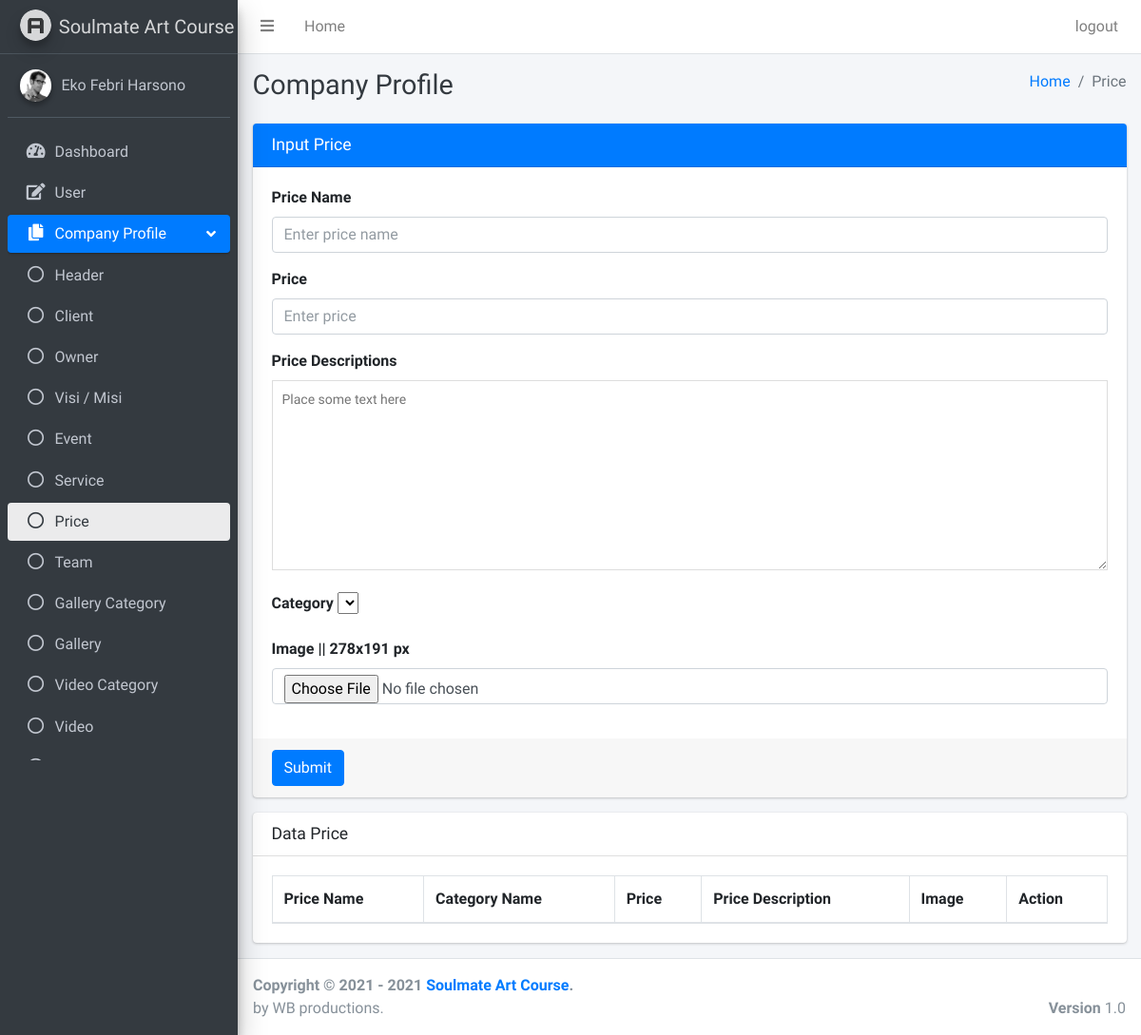
The page /pages/companyProfile/price.php (signed in) on the database as committed earlier.
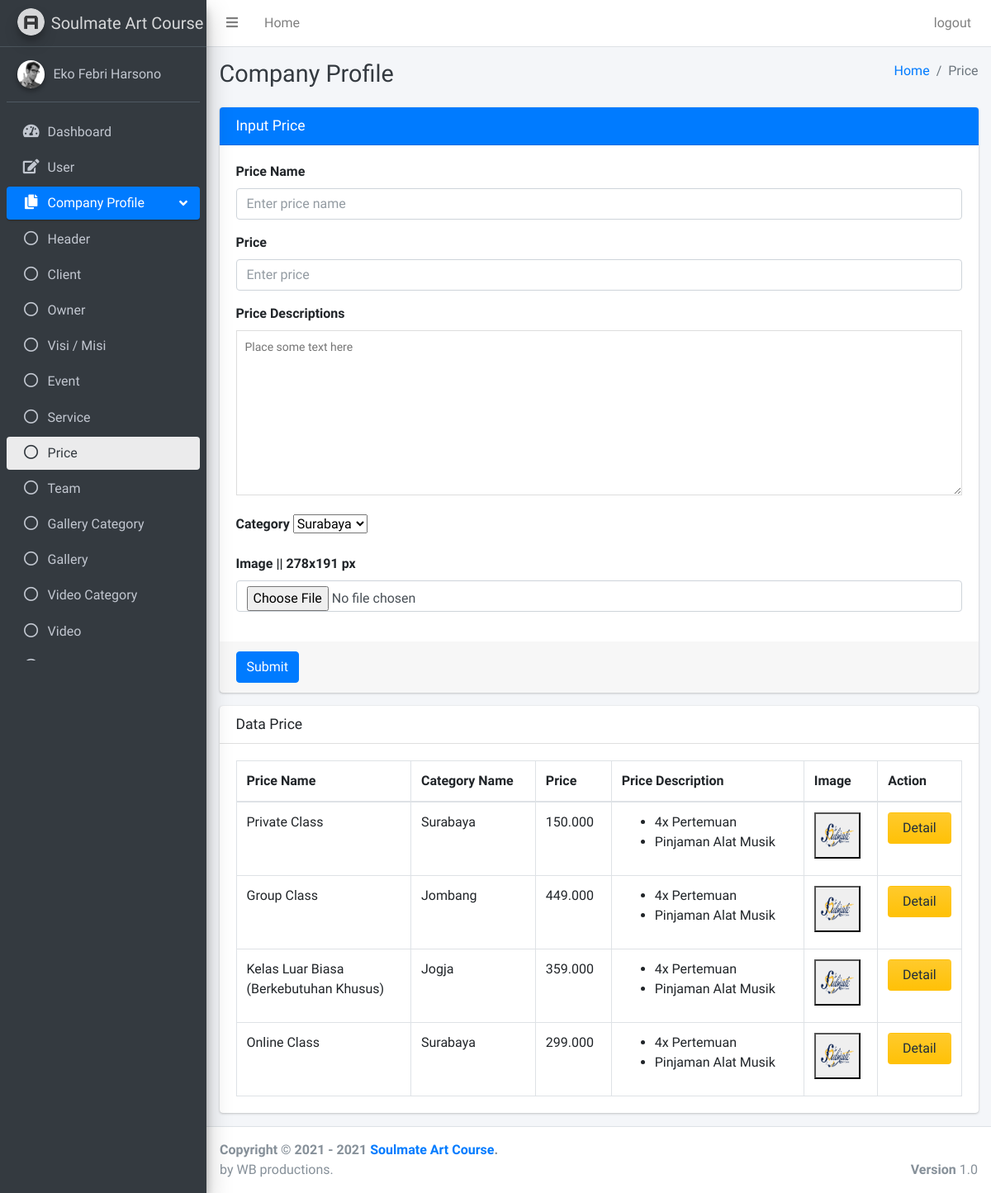
The same page on the database as committed later.
### tables this page shows
CREATE TABLE `price` (
  `id_price` int(11) NOT NULL,
  `id_price_category` int(11) NOT NULL,
  `price_name` varchar(50) NOT NULL,
  `price` varchar(30) NOT NULL,
  `price_descriptions` text NOT NULL,
  `image` text NOT NULL
);

CREATE TABLE `price_category` (
  `id_price_category` int(11) NOT NULL,
  `category_name` varchar(50) NOT NULL
);

### pages/companyProfile/price.php (the view, shortened to what the changed rows need)
<?php
if ($_SESSION["id"] == null || $_SESSION["id"] == "") {
    header('Location: ../../login.php?status=4');
} else {
    $conn = OpenCon(); ?>
    <!DOCTYPE html>
    <html>
    <head>
        <link rel="stylesheet" href="../../plugins/fontawesome-free/css/all.min.css">
        <link rel="stylesheet" href="https://code.ionicframework.com/ionicons/2.0.1/css/ionicons.min.css">
        <link rel="stylesheet" href="../../plugins/sweetalert2-theme-bootstrap-4/bootstrap-4.min.css">
        <link rel="stylesheet" href="../../plugins/toastr/toastr.min.css">
        <link rel="stylesheet" href="../../dist/css/adminlte.min.css">
        <link rel="stylesheet" href="../../plugins/summernote/summernote-bs4.css">
    </head>
    <body class="hold-transition sidebar-mini layout-fixed">
        <div class="wrapper">
            <?php include '../dashboard/navbar.php'; ?>
            <?php include '../sidebar/sidebarPrice.php'; ?>
            <div class="content-wrapper">
                <div class="content-header">
                    <div class="container-fluid">
                        <div class="row mb-2">
                            <div class="col-sm-6">
                                <h1 class="m-0 text-dark">Company Profile</h1>
                            </div>
                            <div class="col-sm-6">
                                <ol class="breadcrumb float-sm-right">
                                    <li class="breadcrumb-item"><a href="#">Home</a></li>
                                    <li class="breadcrumb-item active">Price</li>
                                </ol>
                            </div>
                        </div>
                    </div>
                </div>
                <section class="content">
                    <div class="container-fluid">
                        <div class="row">
                            <div class="col-md-12">
                                <div class="card card-primary">
                                    <div class="card-header">
                                        <h3 class="card-title">Input Price</h3>
                                    </div>
                                    <form role="form" enctype="multipart/form-data" method="POST" action="../../php/companyProfile/priceActions.php">
                                        <div class="card-body">
                                            <div class="form-group">
                                                <label for="exampleInputEmail1">Price Name</label>
                                                <input type="text" class="form-control" name="price_name" placeholder="Enter price name" required>
                                            </div>
                                            <div class="form-group">
                                                <label for="exampleInputEmail1">Price</label>
                                                <input type="text" class="form-control" name="price" placeholder="Enter price" required>
                                            </div>
                                            <div class="mb-3">
                                                <label for="exampleInputEmail1">Price Descriptions</label>
                                                <textarea class="textarea" name="price_descriptions" placeholder="Place some text here" style="width: 100%; height: 200px; font-size: 14px; line-height: 18px; border: 1px solid #dddddd; padding: 10px;" required></textarea>
                                            </div>
                                            <div class="form-group">
                                                <label for="exampleInputEmail1">Category</label>
                                                <select name="id_price_category" required>
                                                    <?php
                                                    $sql = "SELECT * FROM `price_category`";
                                                    $res = mysqli_query($conn, $sql);
                                                    while ($row = mysqli_fetch_array($res)) {
                                                    ?>
                                                        <option value="<?php echo $row['id_price_category']; ?>">
                                                            <?php echo $row['category_name']; ?></option>
                                                    <?php } ?>
                                                </select>
                                            </div>
                                            <div class="form-group">
                                                <label for="exampleInputEmail1">Image || 278x191 px</label>
                                                <input type="file" class="form-control" name="image">
                                            </div>
                                        </div>
                                        <div class="card-footer">
                                            <button type="submit" class="btn btn-primary" name="submitInsertPrice">Submit</button>
                                        </div>
                                    </form>
                                </div>
                            </div>
                            <div class="col-md-12">
                                <div class="card">
                                    <div class="card-header">
                                        <h3 class="card-title">Data Price</h3>
                                    </div>
                                    <div class="card-body">
                                        <?php
                                        $sql = "SELECT price.id_price, price.price_name, price.price, price.price_descriptions, price.image, price_category.id_price_category, price_category.category_name FROM price JOIN price_category ON price.id_price_category = price_category.id_price_category";
                                        $res = mysqli_query($conn, $sql);
                                        ?>
                                        <table id="example2" class="table table-bordered table-hover">
                                            <thead>
                                                <tr>
                                                    <th>Price Name</th>
                                                    <th>Category Name</th>
                                                    <th>Price</th>
                                                    <th>Price Description</th>
                                                    <th>Image</th>
                                                    <th>Action</th>
                                                </tr>
                                            </thead>
                                            <tbody>
                                                <?php while ($row = mysqli_fetch_array($res)) { ?>
                                                    <tr>
                                                        <td><?php echo $row['price_name']; ?></td>
                                                        <td><?php echo $row['category_name']; ?></td>
                                                        <td><?php echo $row['price']; ?></td>
                                                        <td><?php echo $row['price_descriptions']; ?></td>
                                                        <td>
                                                            <button data-toggle="modal" data-target="#a<?php echo $row['id_price']; ?>">
                                                                <img style="width:40px;height:50px;" src="<?php echo $row['image']; ?>" alt="">
                                                            </button>
                                                        <td>
                                                            <button class="btn btn-block bg-gradient-warning" name="detail" data-toggle="modal" data-target="#b<?php echo $row['id_price']; ?>">Detail</button>
                                                        </td>
                                                    </tr>
                                                <?php } ?>
                                            </tbody>
                                        </table>
                                    </div>
                                </div>
                            </div>
                        </div>
                </section>
            </div>
            <?php include '../dashboard/footer.php'; ?>
        </div>
    </body>
    </html>
<?php } ?>

Rows that differ between the two databases and show on the page:
added price: price_name "Private Class", id_price_category.category_name "Surabaya", price "150.000", price_descriptions "4x Pertemuan Pinjaman Alat Musik", image (placeholder picture)
added price: price_name "Group Class", id_price_category.category_name "Jombang", price "449.000", price_descriptions "4x Pertemuan Pinjaman Alat Musik", image (placeholder picture)
added price: price_name "Kelas Luar Biasa (Berkebutuhan Khusus)", id_price_category.category_name "Jogja", price "359.000", price_descriptions "4x Pertemuan Pinjaman Alat Musik", image (placeholder picture)
added price: price_name "Online Class", id_price_category.category_name "Surabaya", price "299.000", price_descriptions "4x Pertemuan Pinjaman Alat Musik", image (placeholder picture)
Other text that changed with them:
form field id_price_category: (not shown) → "Surabaya"
